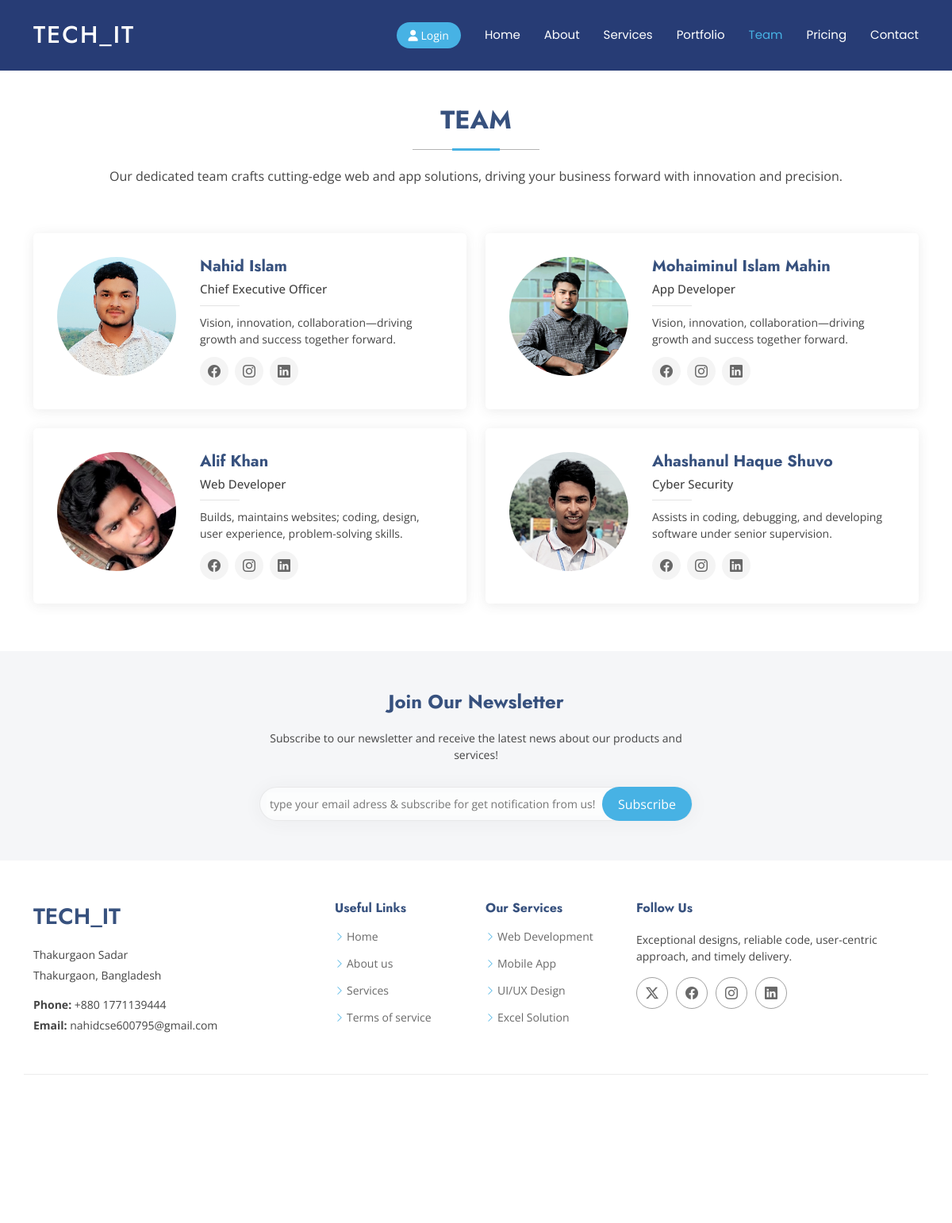
Screenshot of /teams/ with the database file from the repository.
### Functions/models.py (models this page shows)
class TeamMember(models.Model):
    Name = models.CharField(max_length=50)
    Designation = models.CharField(max_length=50)
    Short_discription = models.CharField(max_length=200)
    contact_no = models.CharField(max_length=15, null=True, blank=True)
    image = models.ImageField(upload_to="Teams", default="image.jpj")
    facebook_link = models.TextField(null=True, blank=True)
    instragram_link = models.TextField(null=True, blank=True)
    linked_link = models.TextField(null=True, blank=True)
    status = models.BooleanField(default=True)

### Functions/views.py (the view)
# urls.py: path('teams/', TeamPage.as_view(), name='teams'),
class TeamPage(View):
    def get(self, request):
        teamember = TeamMember.objects.filter(status = True)
        cp = {
            "teamember":teamember
        }
        return render(request,'team/team.html', context=cp)

### Functions/context.py (called while the page is built)
def context_data(request):
    number = PublicMessage.objects.filter(seen_status = False).count()
    return{
        "number":number,
    }

### templates/team/team.html (shortened to what this page needs)
{% extends "base_template.html" %}
{% block content %}
<div class="mt-5" style="color: white;">.</div>
    <section id="team" class="team section">
        <div class="container section-title" data-aos="fade-up">
          <h2>Team</h2>
          <p>Our dedicated team crafts cutting-edge web and app solutions, driving your business forward with innovation and precision.</p>
        </div>
        <div class="container">
          <div class="row gy-4">
            {% for i in teamember %}
            <div class="col-lg-6" data-aos="fade-up" data-aos-delay="100">
              <div class="team-member d-flex align-items-start">
                <div class="pic"><img src="{{i.image.url}}" class="img-fluid" alt=""></div>
                <div class="member-info">
                  <h4>{{i.Name}}</h4>
                  <span>{{i.Designation}}</span>
                  <p>{{i.Short_discription}}</p>
                  <div class="social">
                    <a target="_blank" href="{{i.facebook_link}}"><i class="bi bi-facebook"></i></a>
                    <a target="_blank" href="{{i.instragram_link}}"><i class="bi bi-instagram"></i></a>
                    <a target="_blank" href="{{i.linked_link}}"> <i class="bi bi-linkedin"></i> </a>
                  </div>
                </div>
              </div>
            </div>
            {% endfor %}
          </div>
        </div>
      </section>
{% endblock content %}

### templates/base_template.html (shortened to what this page needs)
<!DOCTYPE html>
<html lang="en">
<head>
  <link href="/static/assets/vendor/bootstrap/css/bootstrap.min.css" rel="stylesheet">
  <link href="/static/assets/vendor/bootstrap-icons/bootstrap-icons.css" rel="stylesheet">
  <link href="/static/assets/vendor/aos/aos.css" rel="stylesheet">
  <link href="/static/assets/vendor/glightbox/css/glightbox.min.css" rel="stylesheet">
  <link href="/static/assets/vendor/swiper/swiper-bundle.min.css" rel="stylesheet">
  <link rel="stylesheet" href="https://cdnjs.cloudflare.com/ajax/libs/font-awesome/6.5.2/css/all.min.css">
  <link href="/static/assets/css/main.css" rel="stylesheet">
</head>
<body class="index-page">
    {% include 'includes/header.html' %}
  <main class="main">
    {% block content %}
    {% endblock content %}
  </main>
  {% include 'includes/footer.html' %}
</body>
</html>

### templates/includes/header.html (shortened to what this page needs)
<header id="header" style="background-color: #273c75;" class="header d-flex align-items-center fixed-top">
    <div class="container-fluid container-xl position-relative d-flex align-items-center">
      <a href="/" class="logo d-flex align-items-center me-auto">
        <h1 class="sitename">Tech_IT
        </h1>
      </a>
      <nav id="navmenu"  class="navmenu">
        <ul>
          <li><a href="/#hero" class="">Home</a></li>
          <li><a href="/about_us/#about">About</a></li>
          <li><a href="/services/#services">Services</a></li>
          <li><a href="/portfolio/#portfolio">Portfolio</a></li>
          <li><a href="/teams/#team">Team</a></li>
          <li><a href="/pricing/#pricing">Pricing</a></li>
          <li><a href="/contuct_us/#contact">Contact</a></li>
        </ul>
      </nav>
      {% if user.is_authenticated %}
      <a class="btn-getstarted" href="/logout/">  <i class="fa-solid fa-right-from-bracket"></i>   Logout</a>
      {% else %}
      <a class="btn-getstarted" href="/login/"><i class="fa-solid fa-user"></i> Login</a>
      {% endif %}
    </div>
  </header>

### templates/includes/footer.html (shortened to what this page needs)
<footer id="footer" class="footer">
    <div class="footer-newsletter">
      <div class="container">
        <div class="row justify-content-center text-center">
          <div class="col-lg-6">
            <h4>Join Our Newsletter</h4>
            <p>Subscribe to our newsletter and receive the latest news about our products and services!</p>
            <form action="{% url 'subscribe' %}" method="post" >
              <div class="newsletter-form"><input placeholder="type your email adress & subscribe for get notification from us!" required type="email" name="email"><input type="submit" value="Subscribe"></div>
            </form>
          </div>
        </div>
      </div>
    </div>
    <div class="container footer-top">
      <div class="row gy-4">
        <div class="col-lg-4 col-md-6 footer-about">
          <a href="#" class="d-flex align-items-center">
            <span class="sitename">Tech_IT</span>
          </a>
          <div class="footer-contact pt-3">
            <p>Thakurgaon Sadar</p>
            <p>Thakurgaon, Bangladesh</p>
            <p class="mt-3"><strong>Phone:</strong> <span>+880 1771139444</span></p>
            <p><strong>Email:</strong> <span>nahidcse600795@gmail.com</span></p>
          </div>
        </div>
        <div class="col-lg-2 col-md-3 footer-links">
          <h4>Useful Links</h4>
          <ul>
            <li><i class="bi bi-chevron-right"></i> <a href="#">Home</a></li>
            <li><i class="bi bi-chevron-right"></i> <a href="#">About us</a></li>
            <li><i class="bi bi-chevron-right"></i> <a href="#">Services</a></li>
            <li><i class="bi bi-chevron-right"></i> <a href="#">Terms of service</a></li>
          </ul>
        </div>
        <div class="col-lg-2 col-md-3 footer-links">
          <h4>Our Services</h4>
          <ul>
            <li><i class="bi bi-chevron-right"></i> <a href="/learmore_services/?service_id=1">Web Development</a></li>
            <li><i class="bi bi-chevron-right"></i> <a href="/learmore_services/?service_id=2">Mobile App </a></li>
            <li><i class="bi bi-chevron-right"></i> <a href="/learmore_services/?service_id=3">UI/UX Design</a></li>
            <li><i class="bi bi-chevron-right"></i> <a href="/learmore_services/?service_id=4">Excel Solution</a></li>
          </ul>
        </div>
        <div class="col-lg-4 col-md-12">
          <h4>Follow Us</h4>
          <p>Exceptional designs, reliable code, user-centric approach, and timely delivery.</p>
          <div class="social-links d-flex">
            <a href="#"><i class="bi bi-twitter-x"></i></a>
            <a href="#"><i class="bi bi-facebook"></i></a>
            <a href="#"><i class="bi bi-instagram"></i></a>
            <a href="#"><i class="bi bi-linkedin"></i></a>
          </div>
        </div>
      </div>
    </div>
    <div class="container copyright text-center mt-4" style="color: white;">
        <p>Tech_IT</p>
      <p >© <span>Copyright</span> <strong class="px-1 sitename">Arsha</strong> <span>All Rights Reserved</span></p>
      <div class="credits">
        Designed by <p href="#">BootstrapMade</p>
      </div>
    </div>
  </footer>

### rows the page displays
TeamMember: image (picture), Name "Nahid Islam", Designation "Chief Executive Officer", Short_discription "Vision, innovation, collaboration—driving growth and success together forward."
TeamMember: image (picture), Name "Mohaiminul Islam Mahin", Designation "App Developer", Short_discription "Vision, innovation, collaboration—driving growth and success together forward."
TeamMember: image (picture), Name "Alif Khan", Designation "Web Developer", Short_discription "Builds, maintains websites; coding, design, user experience, problem-solving skills."
TeamMember: image (picture), Name "Ahashanul Haque Shuvo", Designation "Cyber Security", Short_discription "Assists in coding, debugging, and developing software under senior supervision."
